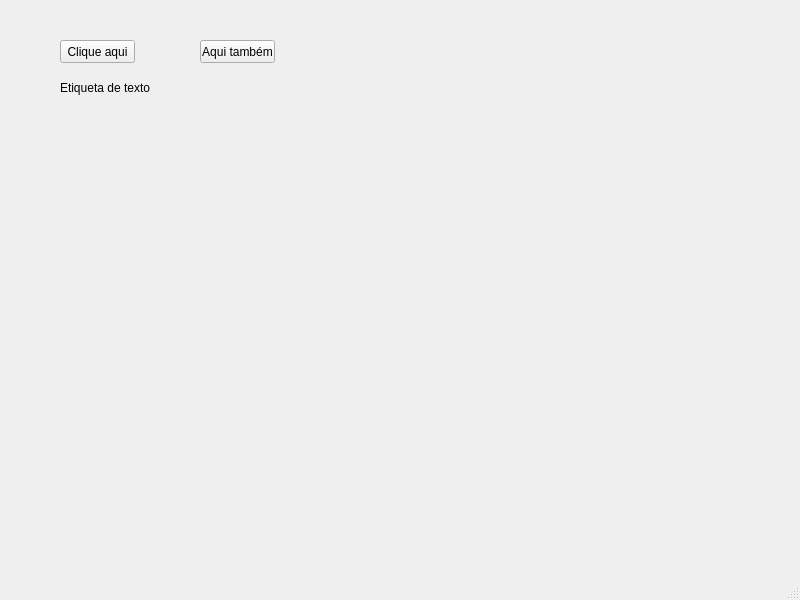
<?xml version="1.0" encoding="UTF-8"?>
<ui version="4.0">
 <class>MainWindow</class>
 <widget class="QMainWindow" name="MainWindow">
  <property name="geometry">
   <rect>
    <x>0</x>
    <y>0</y>
    <width>800</width>
    <height>600</height>
   </rect>
  </property>
  <property name="windowTitle">
   <string>MainWindow</string>
  </property>
  <widget class="QWidget" name="centralwidget">
   <widget class="QPushButton" name="Botao">
    <property name="geometry">
     <rect>
      <x>60</x>
      <y>40</y>
      <width>75</width>
      <height>23</height>
     </rect>
    </property>
    <property name="text">
     <string>Clique aqui</string>
    </property>
   </widget>
   <widget class="QLabel" name="Etiqueta">
    <property name="geometry">
     <rect>
      <x>60</x>
      <y>80</y>
      <width>141</width>
      <height>16</height>
     </rect>
    </property>
    <property name="text">
     <string>Etiqueta de texto</string>
    </property>
   </widget>
   <widget class="QPushButton" name="Botao2">
    <property name="geometry">
     <rect>
      <x>200</x>
      <y>40</y>
      <width>75</width>
      <height>23</height>
     </rect>
    </property>
    <property name="text">
     <string>Aqui também</string>
    </property>
   </widget>
  </widget>
  <widget class="QMenuBar" name="menubar">
   <property name="geometry">
    <rect>
     <x>0</x>
     <y>0</y>
     <width>800</width>
     <height>21</height>
    </rect>
   </property>
  </widget>
  <widget class="QStatusBar" name="statusbar"/>
 </widget>
 <resources/>
 <connections/>
</ui>
